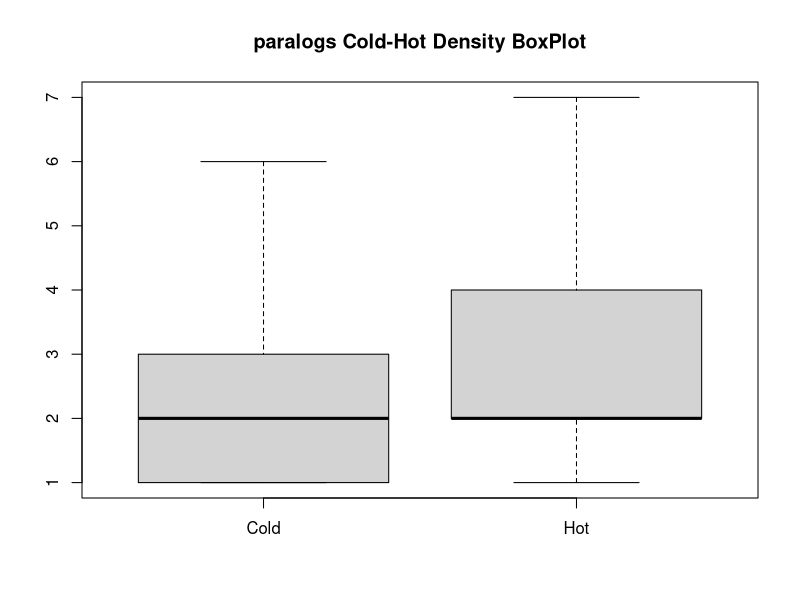

R code for this plot:
paralogscold <- read.table("paralogs_cold.dat",header=T)
paralogshot <- read.table("paralogs_hot.dat",header=T)
pdf("coldhot_paralogs.pdf")
boxplot(paralogscold$TOTAL,paralogshot$TOTAL,main="paralogs Cold-Hot Density BoxPlot", outline=FALSE, names=c("Cold","Hot"))
